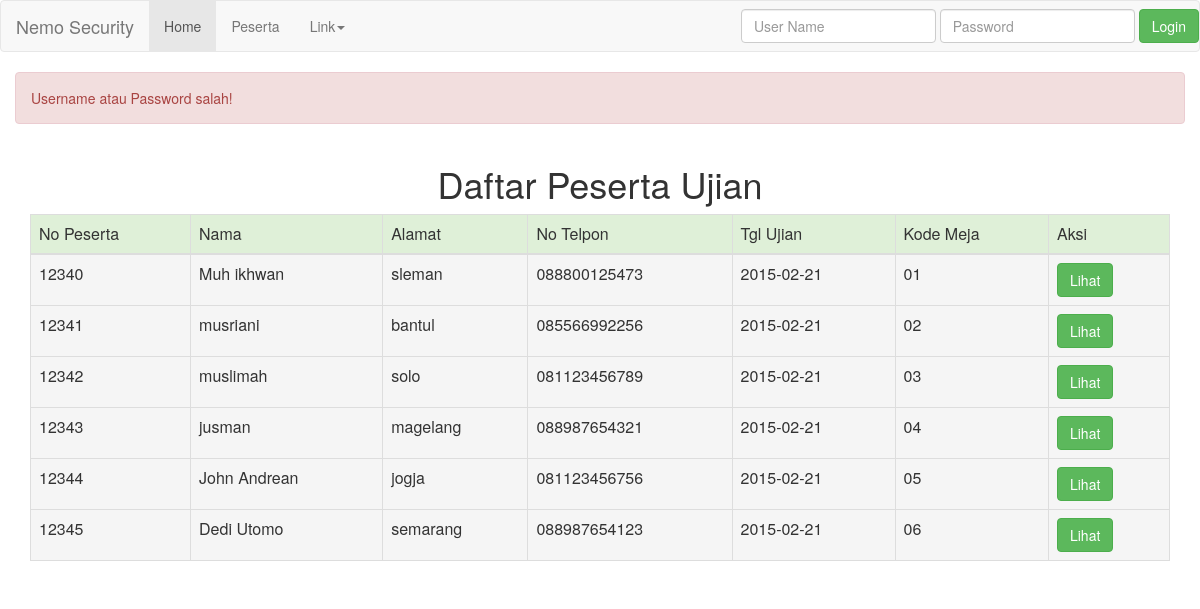
/v/sqli/index.php?error=1, run on the app's committed database.
### tables this page shows
CREATE TABLE `peserta_pns` (
  `id` int(10) NOT NULL AUTO_INCREMENT,
  `no_p` int(20) NOT NULL,
  `nama` varchar(50) NOT NULL,
  `alamat` varchar(80) NOT NULL,
  `no_hp` char(12) NOT NULL,
  `tgl_ujian` date NOT NULL,
  `kode_meja` char(5) NOT NULL,
  `kode_soal` char(10) NOT NULL,
  PRIMARY KEY (`id`),
  UNIQUE KEY `no_p` (`no_p`)
);

### lib/db.class.php (called while the page is built, shortened)
<?php
class DB {
        public function fetch_All($query){
            $q = mysql_query($query) or die(mysql_error());
            return $q;
        }
}

### lib/tabelGrid.php (the view, shortened to what this page needs)
<?php
class TabelGrid {
    public $html;
    public function __construct($cssParentClass, $cssSubClass = Array()) {
        $this->ClassCss = $cssParentClass;
        $this->html = "<table class=\"$this->ClassCss $cssSubClass[0] $cssSubClass[1]\"> ";
    }
    public function endTr(){
        return "</tr> ";
    }
    public function endTable(){
        return "</table> ";
    }
    public function tHead($thead = Array()){
       $this->html .= "<thead><tr class=\"success\"> ";
       foreach ($thead as $th){
           $this->html .= "<td>$th</td> ";
       }
       $this->html .= $this->endTr()."</thead> ";
   }
   public function tbodyFromArray($qobj, $action=false, $link,  $fieldAction, $actionName){
       $this->html .= "<tbody> ";
       while($hasil = mysql_fetch_assoc($qobj)){
           $this->html .= "<tr class=\"active\"> ";
           foreach ($hasil as $key => $values) {
             $this->html .= "<td>".$values."</td>";
           }
            if($action == true){
            $this->html .= "<td><a class=\"btn btn-success\" href=\"$link?$fieldAction=$hasil[$fieldAction]\">$actionName</a></td>";
            }
            $this->html .= "</tr> ";
        }
        $this->html .= "</tbody> ";
   }
   public function cetakTabel(){
       $this->html .= $this->endTable();
       echo $this->html;
   }
}

### data on the page
peserta_pns: no_p "12340 Muh ikhwan sleman 088800125473 2015-02-21 01"
peserta_pns: no_p "12341 musriani bantul 085566992256 2015-02-21 02"
peserta_pns: no_p "12342 muslimah solo 081123456789 2015-02-21 03"
peserta_pns: no_p "12343 jusman magelang 088987654321 2015-02-21 04"
peserta_pns: no_p "12344 John Andrean jogja 081123456756 2015-02-21 05"
peserta_pns: no_p "12345 Dedi Utomo semarang 088987654123 2015-02-21 06"

### other printed values
$pesan "Username atau Password salah!"
$th "No Peserta Nama Alamat No Telpon Tgl Ujian Kode Meja Aksi"
$actionName "Lihat Lihat Lihat Lihat Lihat Lihat"
